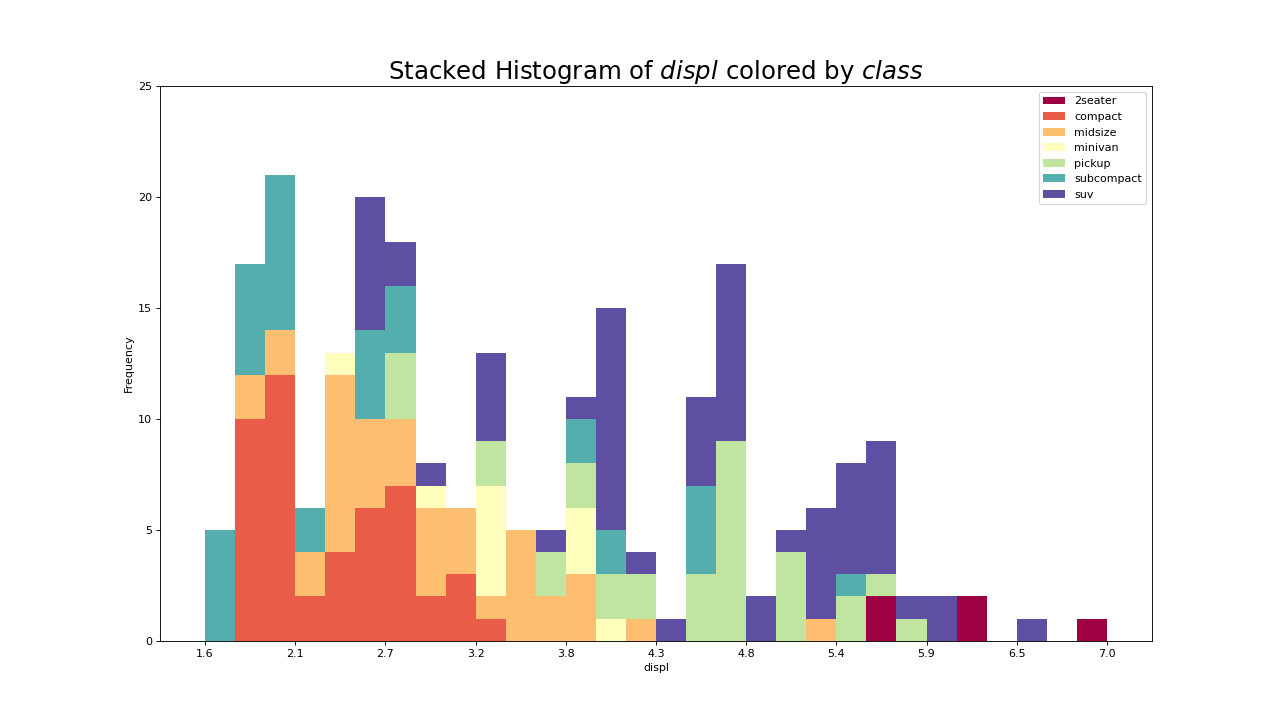

Recreate this plot in Python.
import numpy as np
import pandas as pd
import matplotlib as mpl
import matplotlib.pyplot as plt
import seaborn as sns
import warnings; warnings.filterwarnings(action='once')



import argparse
import os

def save_plot(save_folder, save_filename):
        # Import Data
    df = pd.read_csv("https://github.com/selva86/datasets/raw/master/mpg_ggplot2.csv")

    # Prepare data
    x_var = 'displ'
    groupby_var = 'class'
    df_agg = df.loc[:, [x_var, groupby_var]].groupby(groupby_var)
    vals = [df[x_var].values.tolist() for i, df in df_agg]

    # Draw
    plt.figure(figsize=(16,9), dpi= 80)
    colors = [plt.cm.Spectral(i/float(len(vals)-1)) for i in range(len(vals))]
    n, bins, patches = plt.hist(vals, 30, stacked=True, density=False, color=colors[:len(vals)])

    # Decoration
    plt.legend({group:col for group, col in zip(np.unique(df[groupby_var]).tolist(), colors[:len(vals)])})
    plt.title(f"Stacked Histogram of ${x_var}$ colored by ${groupby_var}$", fontsize=22)
    plt.xlabel(x_var)
    plt.ylabel("Frequency")
    plt.ylim(0, 25)
    plt.xticks(ticks=bins[::3], labels=[round(b,1) for b in bins[::3]])
    save_path = os.path.join(save_folder, f"{save_filename}.png")
    plt.savefig(save_path)


if __name__ == "__main__":
    parser = argparse.ArgumentParser(description="Generate and save a matplotlib plot.")
    parser.add_argument("save_folder", help="The folder path where the plot will be saved.")
    parser.add_argument("save_filename", help="The file name for the saved plot, without extension.")
    
    args = parser.parse_args()
    save_plot(args.save_folder, args.save_filename)
